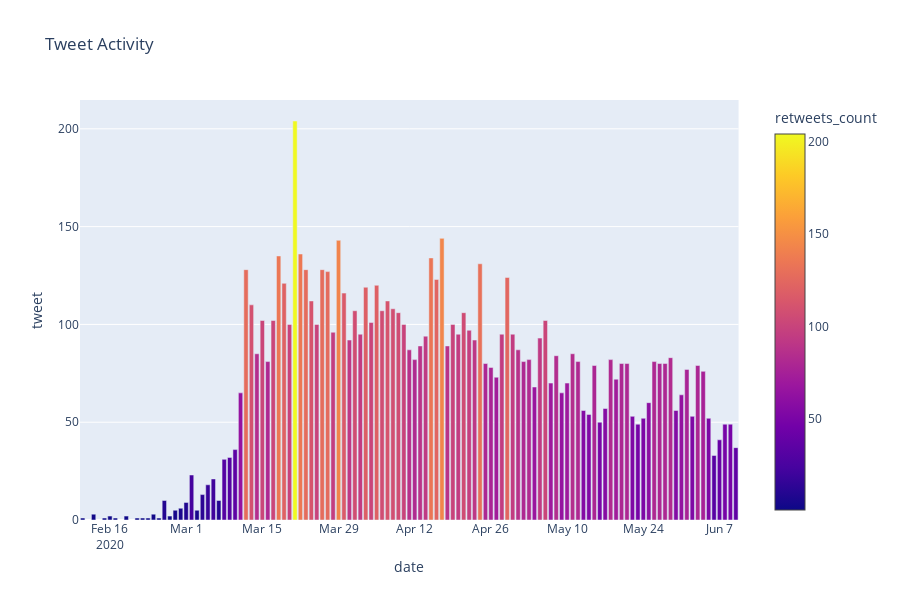

Source (notebook cell):
### Markdown cell above
The graph below provides an interactive opportunity to view the number of tweets, retweets and replies by date throughout the website.

### Code cell
import plotly.express as px
groupby_df_count = Master_tweet_df.groupby(['date']).count()
groupby_df_count.reset_index(level=0, inplace=True)
fig = px.bar(groupby_df_count, x="date", y='tweet',hover_data=['retweets_count', 'replies_count'],color='retweets_count',title="Tweet Activity")
fig.show()
